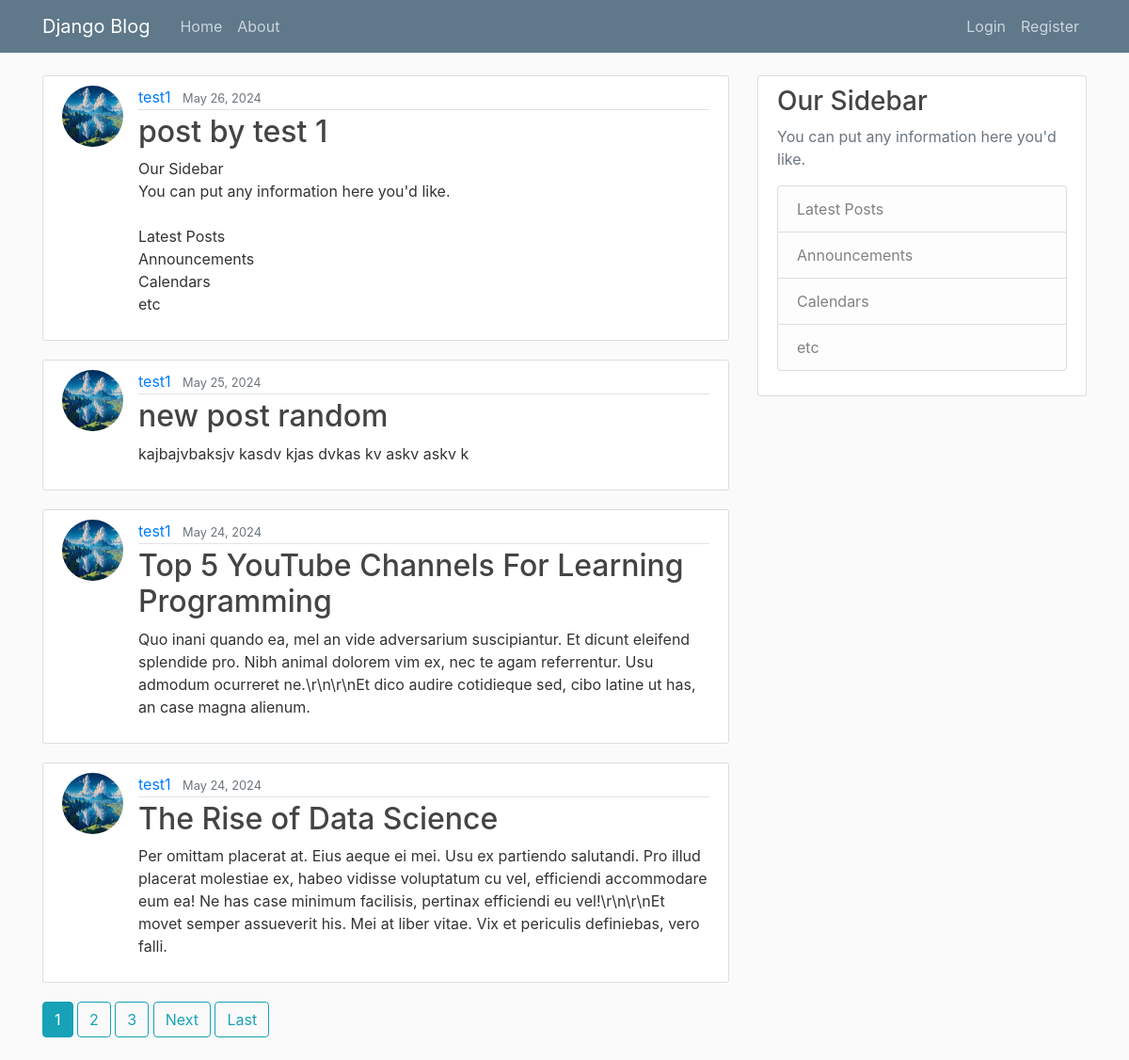
The page / on the database its author committed.
### blog_app/models.py (models this page shows, shortened)
class Post(models.Model):
    title = models.CharField(max_length=200)
    content = models.TextField()
    date_posted = models.DateTimeField(auto_now_add=True)
    author = models.ForeignKey(User, on_delete=models.CASCADE)

### users/models.py (models this page shows, shortened)
class Profile(models.Model):
    user = models.OneToOneField(User, on_delete=models.CASCADE)
    image = models.ImageField(default='default.jpg', upload_to='profile_pics')

### blog_app/views.py (the view)
# urls.py: path('', PostListView.as_view(), name='blog-home'),
class PostListView(ListView):
    model = Post
    template_name = 'blog_app/home.html'
    context_object_name = 'posts'
    ordering = ['-date_posted']
    paginate_by = 4

### blog_app/templates/blog_app/home.html (shortened to what this page needs)
{% extends "blog_app/base.html" %}
{% block content %}
    {% for post in posts %}
    <article class="media content-section">
      <img class="rounded-circle article-img"src="{{post.author.profile.image.url}}">
        <div class="media-body">
          <div class="article-metadata">
            <a class="mr-2" href="{%url 'user-posts' post.author.username%}">{{ post.author }}</a>
            <small class="text-muted">{{ post.date_posted|date:"F d, Y"}}</small>
          </div>
          <h2><a class="article-title" href="{% url 'post-detail' post.id %}">{{ post.title }}</a></h2>
          <p class="article-content">{{ post.content }}</p>
        </div>
    </article>
    {% endfor %}
    {%if is_paginated %}
      {%for num in page_obj.paginator.page_range%}
        {%if page_obj.number == num%}
          <a class="btn btn-info mb-4" href="?page={{num}}">{{ num }}</a>
        {%elif num > page_obj.number|add:'-3' and num < page_obj.number|add:'3'%}
          <a class="btn btn-outline-info mb-4" href="?page={{num}}">{{ num }}</a>
        {%endif%}
      {%endfor%}
      {% if page_obj.has_next%}
          <a class="btn btn-outline-info mb-4" href="?page={{page_obj.next_page_number}}">Next</a>
          <a class="btn btn-outline-info mb-4" href="?page={{page_obj.paginator.num_pages}}">Last</a>
      {%endif%}
    {%endif%}
{% endblock content %}

### blog_app/templates/blog_app/base.html (shortened to what this page needs)
{% load static %}
<!DOCTYPE html>
<html>
<head>
    <link rel="stylesheet" href="https://cdn.jsdelivr.net/npm/bootstrap@4.0.0/dist/css/bootstrap.min.css">
    <link rel="stylesheet" type="text/css" href="{% static 'blog_app/main.css'%}">
</head>
<body>
    <header class="site-header">
        <nav class="navbar navbar-expand-md navbar-dark bg-steel fixed-top">
            <div class="container">
                <a class="navbar-brand mr-4" href="{% url 'blog-home' %}">Django Blog</a>
                <div class="collapse navbar-collapse" id="navbarToggle">
                    <div class="navbar-nav mr-auto">
                        <a class="nav-item nav-link" href="{% url 'blog-home' %}">Home</a>
                        <a class="nav-item nav-link" href="{% url 'blog-about' %}">About</a>
                    </div>
                    <div class="navbar-nav">
                        {% if user.is_authenticated %}
                            <a class="nav-item nav-link" href="{% url 'post-create' %}">New Post</a>
                            <a class="nav-item nav-link" href="{% url 'profile' %}">Profile</a>
                            <form id="logout-form" action="{% url 'logout' %}" method="POST" style="display: none;">
                                {% csrf_token %}
                            </form>
                            <a class="nav-item nav-link" href="#" onclick="event.preventDefault(); document.getElementById('logout-form').submit();">
                                Logout
                            </a>
                        {% else %}
                            <a class="nav-item nav-link" href="{% url 'login' %}">Login</a>
                            <a class="nav-item nav-link" href="{% url 'register' %}">Register</a>
                        {% endif %}
                    </div>
                </div>
            </div>
        </nav>
    </header>
    <main role="main" class="container">
        <div class="row">
            <div class="col-md-8">
                {% block content %}{% endblock %}
            </div>
            <div class="col-md-4">
                <div class="content-section">
                    <h3>Our Sidebar</h3>
                    <p class='text-muted'>You can put any information here you'd like.
                        <ul class="list-group">
                            <li class="list-group-item list-group-item-light">Latest Posts</li>
                            <li class="list-group-item list-group-item-light">Announcements</li>
                            <li class="list-group-item list-group-item-light">Calendars</li>
                            <li class="list-group-item list-group-item-light">etc</li>
                        </ul>
                    </p>
                </div>
            </div>
        </div>
    </main>
</body>
</html>

### blog_app/static/blog_app/main.css (style rules this page uses)
body { background: #fafafa; color: #333333; margin-top: 5rem; }
h1, h2, h3, h4, h5, h6 { color: #444444; }
ul { margin: 0; }
.bg-steel { background-color: #5f788a; }
.site-header .navbar-nav .nav-link { color: #cbd5db; }
.content-section { background: #ffffff; padding: 10px 20px; border: 1px solid #dddddd; border-radius: 3px; margin-bottom: 20px; }
.article-title { color: #444444; }
.article-content { white-space: pre-line; }
.article-img { height: 65px; width: 65px; margin-right: 16px; }
.article-metadata { padding-bottom: 1px; margin-bottom: 4px; border-bottom: 1px solid #e3e3e3 }

### rows shown on the page
Post: author.profile.image (picture), author "test1", date_posted "May 26, 2024", title "post by test 1", content "Our Sidebar You can put any information here you'd like. Latest Posts Announcements Calendars etc"
Post: author.profile.image (picture), author "test1", date_posted "May 25, 2024", title "new post random", content "kajbajvbaksjv kasdv kjas dvkas kv askv askv k"
Post: author.profile.image (picture), author "test1", date_posted "May 24, 2024", title "Top 5 YouTube Channels For Learning Programming", content "Quo inani quando ea, mel an vide adversarium suscipiantur. Et dicunt eleifend splendide pro. Nibh animal dolorem vim ex, nec te agam referrentur. Usu admodum ocurreret ne.\\r\\n\\r\\nEt dico audire cotidieque sed, cibo latine ut has, an case magna alienum."
Post: author.profile.image (picture), author "test1", date_posted "May 24, 2024", title "The Rise of Data Science", content "Per omittam placerat at. Eius aeque ei mei. Usu ex partiendo salutandi. Pro illud placerat molestiae ex, habeo vidisse voluptatum cu vel, efficiendi accommodare eum ea! Ne has case minimum facilisis, pertinax efficiendi eu vel!\\r\\n\\r\\nEt movet semper assueverit his. Mei at liber vitae. Vix et periculis definiebas, vero falli."

### other values the page prints
{{ num }} "1"
{{ num }} "2" "3"
